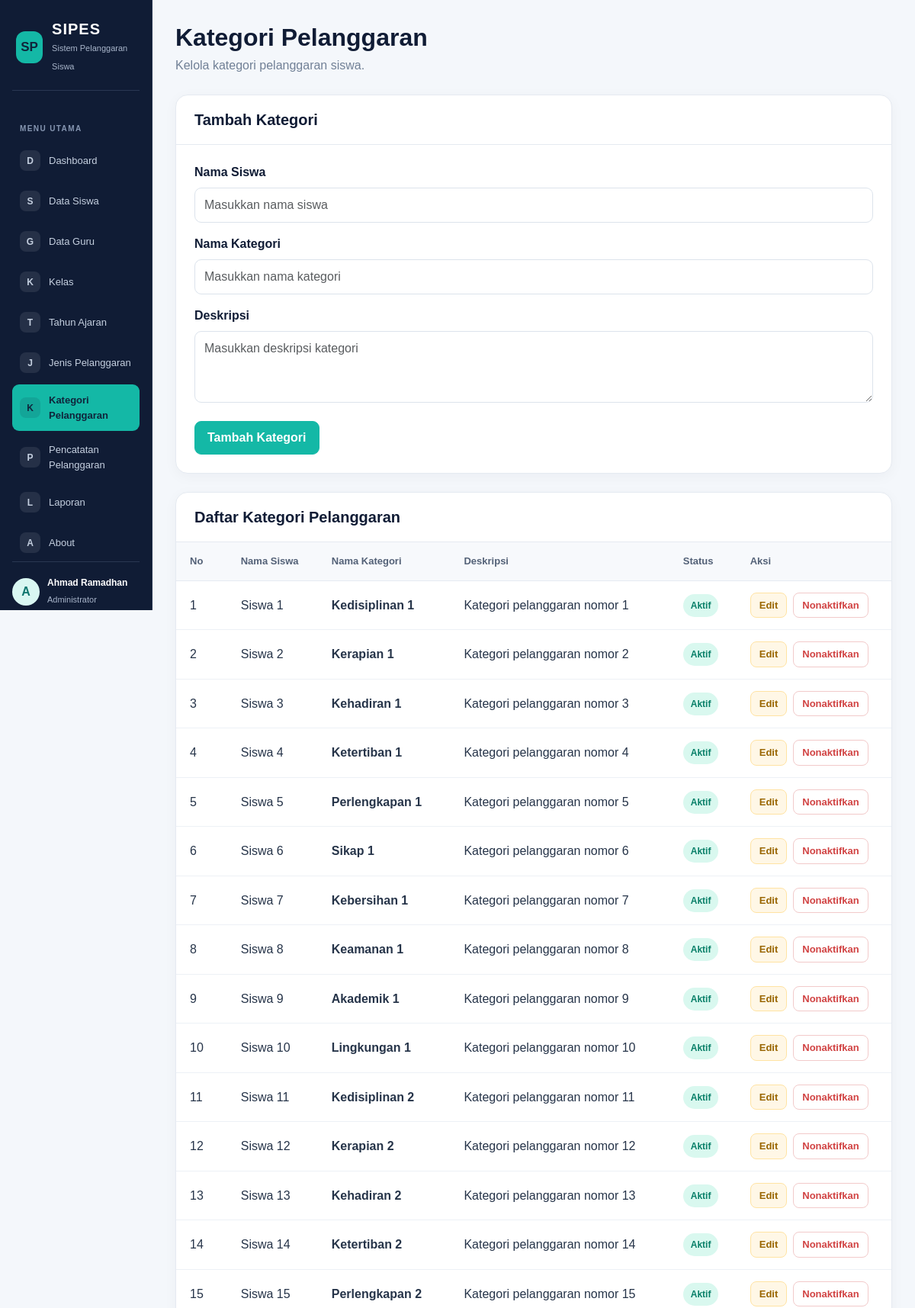
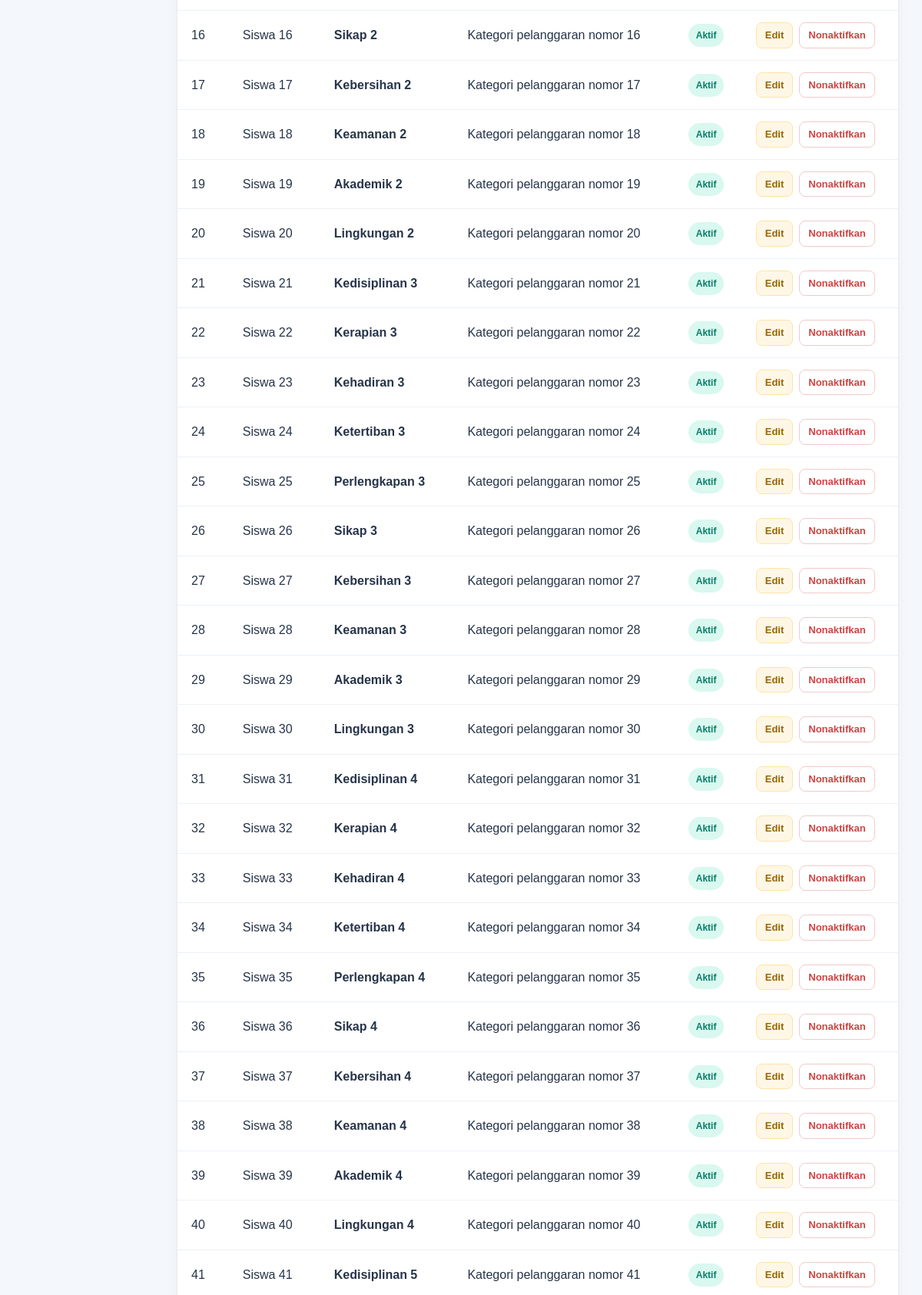
Screenshot of /kategori_pelanggaran.php (signed in, upper part) with the database file from the repository (2 pictures, top to bottom).
### tables this page shows
CREATE TABLE `t_pelanggaran_kategori` (
  `id` int(11) NOT NULL,
  `nama` varchar(100) DEFAULT NULL,
  `deskripsi` text NOT NULL,
  `status_aktif` tinyint(1) NOT NULL,
  `created_at` timestamp NOT NULL DEFAULT current_timestamp(),
  `updated_at` timestamp NOT NULL DEFAULT current_timestamp()
);

### kategori_pelanggaran.php (the view, shortened to what this page needs)
<?php
include 'config/koneksi.php';
$data_edit = null;
$query = mysqli_query(
    $koneksi,
    "SELECT k.*,
        (
            SELECT GROUP_CONCAT(
                DISTINCT ps.nama_siswa
                ORDER BY ps.nama_siswa
                SEPARATOR ', '
            )
            FROM t_pelanggaran_siswa ps
            WHERE ps.pelanggaran_kategori_id = k.id
        ) AS nama_siswa
     FROM t_pelanggaran_kategori k
     ORDER BY k.id ASC"
);
?>
<!DOCTYPE html>
<html lang="id">
<head>
    <link
        href="https://cdn.jsdelivr.net/npm/bootstrap@5.3.3/dist/css/bootstrap.min.css"
        rel="stylesheet"
    >
</head>
<body>
<?php include 'includes/sidebar.php'; ?>
<main class="main-content">
    <div class="container-fluid p-0">
        <h2 class="page-title">Kategori Pelanggaran</h2>
        <p class="page-subtitle">
            Kelola kategori pelanggaran siswa.
        </p>
        <section class="content-card">
            <div class="card-heading">
                <h5>
                    <?= $data_edit ? 'Edit Kategori' : 'Tambah Kategori'; ?>
                </h5>
            </div>
            <div class="card-body-custom">
                <form
                    method="POST"
                    action="<?= $data_edit
                        ? 'kategori_pelanggaran.php?edit=' . (int) $data_edit['id']
                        : 'kategori_pelanggaran.php'; ?>"
                >
                     <div class="mb-3">
                        <label for="nama" class="form-label">
                            Nama Siswa
                        </label>
                        <input
                            type="text"
                            id="nama"
                            name="nama"
                            class="form-control"
                            maxlength="100"
                            placeholder="Masukkan nama siswa"
                            value="<?= htmlspecialchars($data_edit['nama_siswa'] ?? ''); ?>"
                            required
                        >
                    </div>
                    <div class="mb-3">
                        <label for="nama" class="form-label">
                            Nama Kategori
                        </label>
                        <input
                            type="text"
                            id="nama"
                            name="nama"
                            class="form-control"
                            maxlength="100"
                            placeholder="Masukkan nama kategori"
                            value="<?= htmlspecialchars($data_edit['nama'] ?? ''); ?>"
                            required
                        >
                    </div>
                    <div class="mb-3">
                        <label for="deskripsi" class="form-label">
                            Deskripsi
                        </label>
                        <textarea
                            id="deskripsi"
                            name="deskripsi"
                            class="form-control"
                            rows="3"
                            placeholder="Masukkan deskripsi kategori"
                        ><?= htmlspecialchars($data_edit['deskripsi'] ?? ''); ?></textarea>
                    </div>
                    <div class="d-flex flex-wrap gap-2 mt-4">
                        <?php if ($data_edit): ?>
                            <button
                                type="submit"
                                name="edit"
                                class="btn btn-teal"
                            >
                                Simpan Perubahan
                            </button>
                            <a
                                href="kategori_pelanggaran.php"
                                class="btn-cancel"
                            >
                                Batal
                            </a>
                        <?php else: ?>
                            <button
                                type="submit"
                                name="tambah"
                                class="btn btn-teal"
                            >
                                Tambah Kategori
                            </button>
                        <?php endif; ?>
                    </div>
                </form>
            </div>
        </section>
        <section class="content-card">
            <div class="card-heading">
                <h5>Daftar Kategori Pelanggaran</h5>
            </div>
            <div class="table-responsive">
                <table class="table">
                    <thead>
                        <tr>
                            <th>No</th>
                            <th>Nama Siswa</th>
                            <th>Nama Kategori</th>
                            <th>Deskripsi</th>
                            <th>Status</th>
                            <th>Aksi</th>
                        </tr>
                    </thead>
                    <tbody>
                        <?php if ($query && mysqli_num_rows($query) > 0): ?>
                            <?php $no = 1; ?>
                            <?php while ($data = mysqli_fetch_assoc($query)): ?>
                                <tr>
                                    <td><?= $no++; ?></td>
                                    <td>
                                        <?= htmlspecialchars($data['nama_siswa'] ?? '-'); ?>
                                    </td>
                                    <td>
                                        <strong>
                                            <?= htmlspecialchars($data['nama'] ?? '-'); ?>
                                        </strong>
                                    </td>
                                    <td>
                                        <?= htmlspecialchars($data['deskripsi'] ?? ''); ?>
                                    </td>
                                    <td>
                                        <?php if ($data['status_aktif'] == 1): ?>
                                            <span class="badge-active">Aktif</span>
                                        <?php else: ?>
                                            <span class="badge-inactive">Tidak Aktif</span>
                                        <?php endif; ?>
                                    </td>
                                    <td>
                                        <div class="d-flex flex-wrap gap-2">
                                            <a
                                                href="kategori_pelanggaran.php?edit=<?= (int) $data['id']; ?>"
                                                class="btn-edit"
                                            >
                                                Edit
                                            </a>
                                            <?php if ($data['status_aktif'] == 1): ?>
                                                <form
                                                    method="POST"
                                                    action="kategori_pelanggaran.php"
                                                    onsubmit="return confirm('Yakin ingin menonaktifkan kategori ini?')"
                                                >
                                                    <button
                                                        type="submit"
                                                        name="nonaktifkan"
                                                        class="btn-deactivate"
                                                    >
                                                        Nonaktifkan
                                                    </button>
                                                </form>
                                            <?php endif; ?>
                                        </div>
                                    </td>
                                </tr>
                            <?php endwhile; ?>
                        <?php endif; ?>
                    </tbody>
                </table>
            </div>
        </section>
    </div>
</main>
</body>
</html>

### kategori_pelanggaran.php (style rules this page uses)
:root { --navy: #101c35; --navy-hover: #20314d; --teal: #14b8a6; --background: #f4f7fb; --text: #263449; --muted: #718096; --border: #e5eaf1; }
body { background: var(--background); color: var(--text); font-family: Arial, sans-serif; min-height: 100vh; }
.main-content { margin-left: 16.666667%; padding: 30px; min-height: 100vh; }
.page-title { color: var(--navy); font-weight: 700; margin-bottom: 6px; }
.page-subtitle { color: var(--muted); margin-bottom: 26px; }
.content-card { background: #fff; border: 1px solid var(--border); border-radius: 16px; box-shadow: 0 4px 18px rgba(16, 28, 53, 0.04); overflow: hidden; margin-bottom: 24px; }
.card-heading { padding: 20px 24px; border-bottom: 1px solid var(--border); }
.card-heading h5 { color: var(--navy); font-weight: 700; margin: 0; }
.card-body-custom { padding: 24px; }
.form-label { font-weight: 600; color: var(--navy); margin-bottom: 8px; }
.form-control { border: 1px solid #dce3ec; border-radius: 9px; padding: 10px 12px; }
.btn-teal { background: var(--teal); border: 1px solid var(--teal); color: #fff; border-radius: 9px; padding: 9px 16px; font-weight: 600; }
.table { margin-bottom: 0; vertical-align: middle; }
.table thead th { background: #f7f9fc; color: #536177; font-size: 13px; font-weight: 700; padding: 15px 18px; border-bottom: 1px solid var(--border); white-space: nowrap; }
.table tbody td { padding: 15px 18px; border-bottom: 1px solid #edf1f6; color: var(--text); }
.badge-active { display: inline-block; background: #d9f8ef; color: #087f68; padding: 6px 10px; border-radius: 20px; font-size: 12px; font-weight: 700; }
.btn-edit { background: #fff7e6; color: #996500; border: 1px solid #ffe3a3; border-radius: 8px; padding: 6px 11px; font-size: 13px; font-weight: 600; text-decoration: none; display: inline-block; }
.btn-deactivate { background: #fff; color: #d14343; border: 1px solid #f2caca; border-radius: 8px; padding: 6px 11px; font-size: 13px; font-weight: 600; }

### rows the page displays
t_pelanggaran_kategori: nama_siswa "Siswa 1", nama "Kedisiplinan 1", deskripsi "Kategori pelanggaran nomor 1", status_aktif "Aktif"
t_pelanggaran_kategori: nama_siswa "Siswa 2", nama "Kerapian 1", deskripsi "Kategori pelanggaran nomor 2", status_aktif "Aktif"
t_pelanggaran_kategori: nama_siswa "Siswa 3", nama "Kehadiran 1", deskripsi "Kategori pelanggaran nomor 3", status_aktif "Aktif"
t_pelanggaran_kategori: nama_siswa "Siswa 4", nama "Ketertiban 1", deskripsi "Kategori pelanggaran nomor 4", status_aktif "Aktif"
t_pelanggaran_kategori: nama_siswa "Siswa 5", nama "Perlengkapan 1", deskripsi "Kategori pelanggaran nomor 5", status_aktif "Aktif"
t_pelanggaran_kategori: nama_siswa "Siswa 6", nama "Sikap 1", deskripsi "Kategori pelanggaran nomor 6", status_aktif "Aktif"
t_pelanggaran_kategori: nama_siswa "Siswa 7", nama "Kebersihan 1", deskripsi "Kategori pelanggaran nomor 7", status_aktif "Aktif"
t_pelanggaran_kategori: nama_siswa "Siswa 8", nama "Keamanan 1", deskripsi "Kategori pelanggaran nomor 8", status_aktif "Aktif"
t_pelanggaran_kategori: nama_siswa "Siswa 9", nama "Akademik 1", deskripsi "Kategori pelanggaran nomor 9", status_aktif "Aktif"
t_pelanggaran_kategori: nama_siswa "Siswa 10", nama "Lingkungan 1", deskripsi "Kategori pelanggaran nomor 10", status_aktif "Aktif"
t_pelanggaran_kategori: nama_siswa "Siswa 11", nama "Kedisiplinan 2", deskripsi "Kategori pelanggaran nomor 11", status_aktif "Aktif"
t_pelanggaran_kategori: nama_siswa "Siswa 12", nama "Kerapian 2", deskripsi "Kategori pelanggaran nomor 12", status_aktif "Aktif"
t_pelanggaran_kategori: nama_siswa "Siswa 13", nama "Kehadiran 2", deskripsi "Kategori pelanggaran nomor 13", status_aktif "Aktif"
t_pelanggaran_kategori: nama_siswa "Siswa 14", nama "Ketertiban 2", deskripsi "Kategori pelanggaran nomor 14", status_aktif "Aktif"
t_pelanggaran_kategori: nama_siswa "Siswa 15", nama "Perlengkapan 2", deskripsi "Kategori pelanggaran nomor 15", status_aktif "Aktif"
t_pelanggaran_kategori: nama_siswa "Siswa 16", nama "Sikap 2", deskripsi "Kategori pelanggaran nomor 16", status_aktif "Aktif"
t_pelanggaran_kategori: nama_siswa "Siswa 17", nama "Kebersihan 2", deskripsi "Kategori pelanggaran nomor 17", status_aktif "Aktif"
t_pelanggaran_kategori: nama_siswa "Siswa 18", nama "Keamanan 2", deskripsi "Kategori pelanggaran nomor 18", status_aktif "Aktif"
t_pelanggaran_kategori: nama_siswa "Siswa 19", nama "Akademik 2", deskripsi "Kategori pelanggaran nomor 19", status_aktif "Aktif"
t_pelanggaran_kategori: nama_siswa "Siswa 20", nama "Lingkungan 2", deskripsi "Kategori pelanggaran nomor 20", status_aktif "Aktif"
t_pelanggaran_kategori: nama_siswa "Siswa 21", nama "Kedisiplinan 3", deskripsi "Kategori pelanggaran nomor 21", status_aktif "Aktif"
t_pelanggaran_kategori: nama_siswa "Siswa 22", nama "Kerapian 3", deskripsi "Kategori pelanggaran nomor 22", status_aktif "Aktif"
t_pelanggaran_kategori: nama_siswa "Siswa 23", nama "Kehadiran 3", deskripsi "Kategori pelanggaran nomor 23", status_aktif "Aktif"
t_pelanggaran_kategori: nama_siswa "Siswa 24", nama "Ketertiban 3", deskripsi "Kategori pelanggaran nomor 24", status_aktif "Aktif"
t_pelanggaran_kategori: nama_siswa "Siswa 25", nama "Perlengkapan 3", deskripsi "Kategori pelanggaran nomor 25", status_aktif "Aktif"
t_pelanggaran_kategori: nama_siswa "Siswa 26", nama "Sikap 3", deskripsi "Kategori pelanggaran nomor 26", status_aktif "Aktif"
t_pelanggaran_kategori: nama_siswa "Siswa 27", nama "Kebersihan 3", deskripsi "Kategori pelanggaran nomor 27", status_aktif "Aktif"
t_pelanggaran_kategori: nama_siswa "Siswa 28", nama "Keamanan 3", deskripsi "Kategori pelanggaran nomor 28", status_aktif "Aktif"
t_pelanggaran_kategori: nama_siswa "Siswa 29", nama "Akademik 3", deskripsi "Kategori pelanggaran nomor 29", status_aktif "Aktif"
t_pelanggaran_kategori: nama_siswa "Siswa 30", nama "Lingkungan 3", deskripsi "Kategori pelanggaran nomor 30", status_aktif "Aktif"
t_pelanggaran_kategori: nama_siswa "Siswa 31", nama "Kedisiplinan 4", deskripsi "Kategori pelanggaran nomor 31", status_aktif "Aktif"
t_pelanggaran_kategori: nama_siswa "Siswa 32", nama "Kerapian 4", deskripsi "Kategori pelanggaran nomor 32", status_aktif "Aktif"
t_pelanggaran_kategori: nama_siswa "Siswa 33", nama "Kehadiran 4", deskripsi "Kategori pelanggaran nomor 33", status_aktif "Aktif"
t_pelanggaran_kategori: nama_siswa "Siswa 34", nama "Ketertiban 4", deskripsi "Kategori pelanggaran nomor 34", status_aktif "Aktif"
t_pelanggaran_kategori: nama_siswa "Siswa 35", nama "Perlengkapan 4", deskripsi "Kategori pelanggaran nomor 35", status_aktif "Aktif"
t_pelanggaran_kategori: nama_siswa "Siswa 36", nama "Sikap 4", deskripsi "Kategori pelanggaran nomor 36", status_aktif "Aktif"
t_pelanggaran_kategori: nama_siswa "Siswa 37", nama "Kebersihan 4", deskripsi "Kategori pelanggaran nomor 37", status_aktif "Aktif"
t_pelanggaran_kategori: nama_siswa "Siswa 38", nama "Keamanan 4", deskripsi "Kategori pelanggaran nomor 38", status_aktif "Aktif"
t_pelanggaran_kategori: nama_siswa "Siswa 39", nama "Akademik 4", deskripsi "Kategori pelanggaran nomor 39", status_aktif "Aktif"
t_pelanggaran_kategori: nama_siswa "Siswa 40", nama "Lingkungan 4", deskripsi "Kategori pelanggaran nomor 40", status_aktif "Aktif"
t_pelanggaran_kategori: nama_siswa "Siswa 41", nama "Kedisiplinan 5", deskripsi "Kategori pelanggaran nomor 41", status_aktif "Aktif"

### other values shown
substr($_SESSION['name'] ?? 'U', 0, 1) "A"
$_SESSION['name'] "Ahmad Ramadhan"
